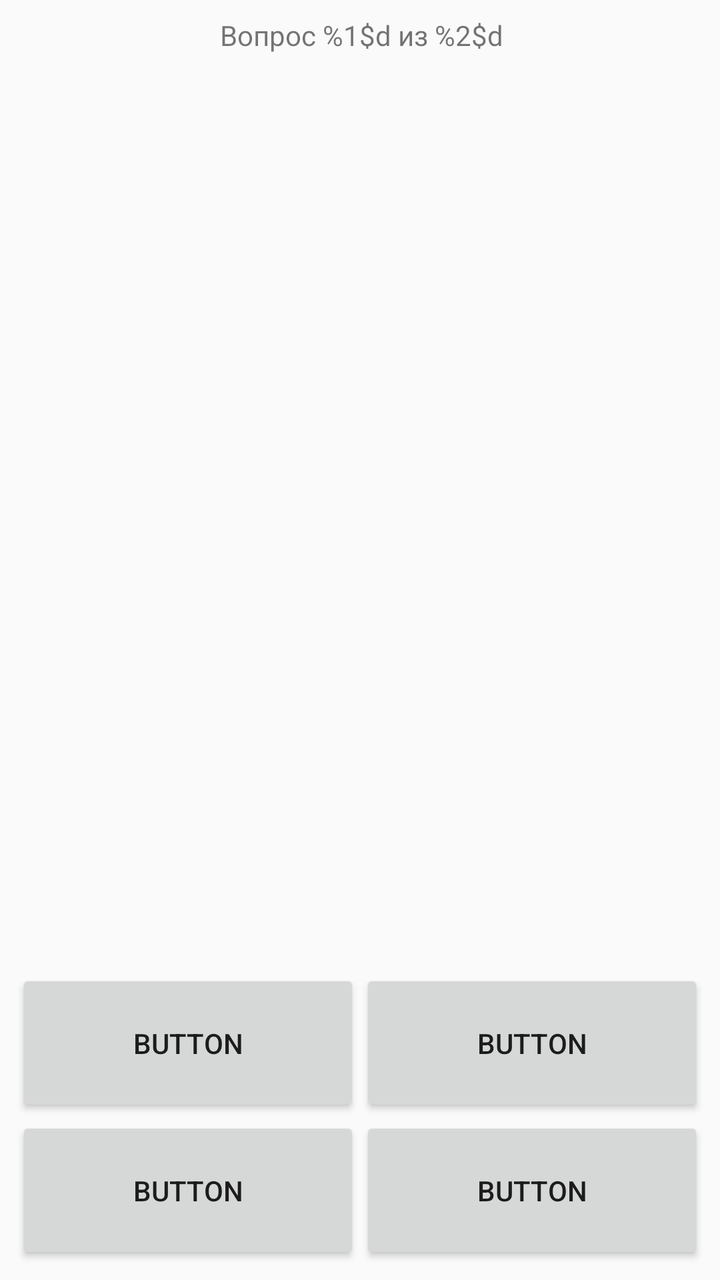
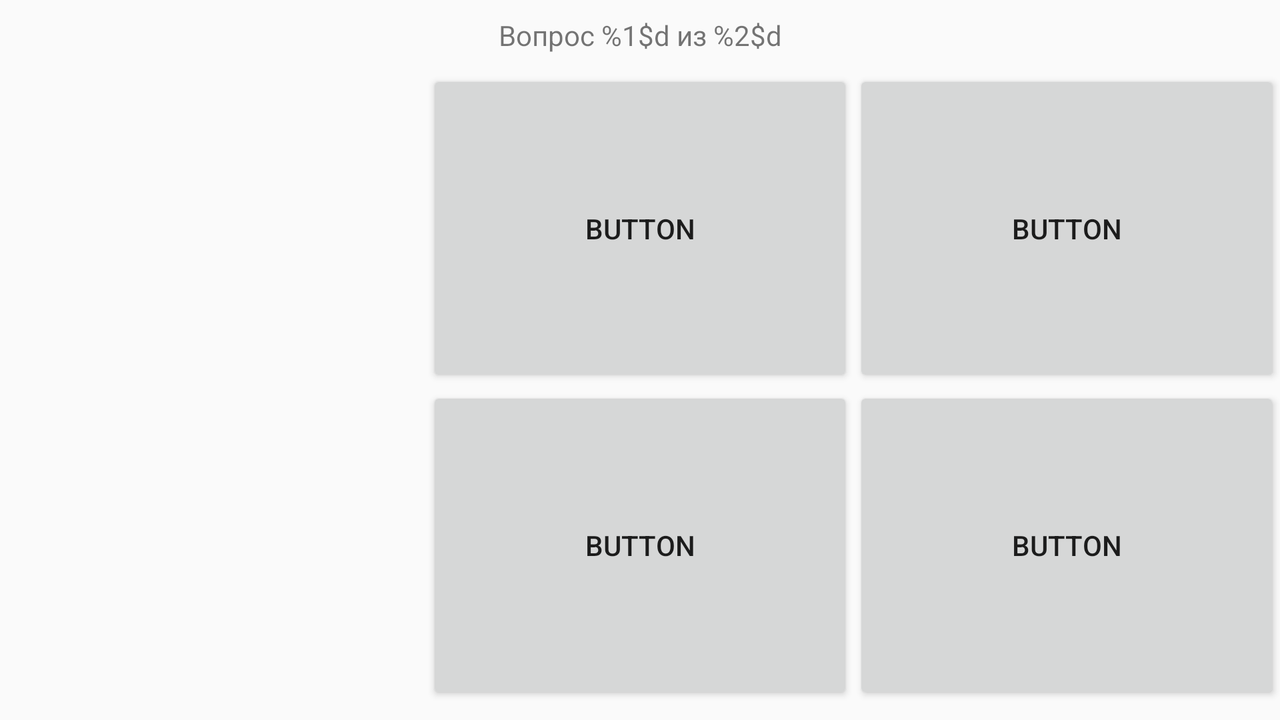

The same Android screen from two of the app's own layout files: first res/layout/ as a phone draws it, then the repository's variant for another configuration, drawn on a device whose configuration selects that folder. Both files follow.
<!-- AndroidManifest.xml: activity theme AppTheme.NoActionBar -->
<!-- res/layout/fragment_main.xml -->
<?xml version="1.0" encoding="utf-8"?>
<android.support.constraint.ConstraintLayout
    xmlns:android="http://schemas.android.com/apk/res/android"
    xmlns:app="http://schemas.android.com/apk/res-auto"
    xmlns:tools="http://schemas.android.com/tools"
    android:layout_width="match_parent"
    android:layout_height="match_parent"
    tools:context="com.example.vlad.quiz.MainActivityFragment">

    <TextView
        android:id="@+id/questionNumberTextView"
        android:layout_width="wrap_content"
        android:layout_height="wrap_content"
        android:layout_marginEnd="8dp"
        android:layout_marginLeft="8dp"
        android:layout_marginRight="8dp"
        android:layout_marginStart="8dp"
        android:text="@string/question"
        app:layout_constraintBottom_toTopOf="@+id/photoImageView"
        app:layout_constraintLeft_toLeftOf="parent"
        app:layout_constraintRight_toRightOf="parent"
        app:layout_constraintTop_toTopOf="parent"
        app:layout_constraintVertical_weight="1"
        android:layout_marginTop="8dp"
        app:layout_constraintHorizontal_bias="0.504"/>

    <ImageView
        android:id="@+id/photoImageView"
        android:layout_width="0dp"
        android:layout_height="0dp"
        android:layout_marginEnd="8dp"
        android:layout_marginLeft="8dp"
        android:layout_marginRight="8dp"
        android:layout_marginStart="8dp"
        android:layout_marginTop="8dp"
        app:layout_constraintBottom_toTopOf="@+id/linearLayout"
        app:layout_constraintHorizontal_bias="1.0"
        app:layout_constraintLeft_toLeftOf="parent"
        app:layout_constraintRight_toRightOf="parent"
        app:layout_constraintTop_toBottomOf="@+id/questionNumberTextView"
        app:layout_constraintVertical_weight="3"/>

    <LinearLayout
        android:id="@+id/linearLayout"
        android:layout_width="0dp"
        android:layout_height="0dp"
        android:layout_marginBottom="8dp"
        android:layout_marginEnd="8dp"
        android:layout_marginLeft="8dp"
        android:layout_marginRight="8dp"
        android:layout_marginStart="8dp"
        android:layout_marginTop="8dp"
        android:gravity="center"
        android:orientation="vertical"
        app:layout_constraintBottom_toBottomOf="parent"
        app:layout_constraintHorizontal_bias="0.0"
        app:layout_constraintLeft_toLeftOf="parent"
        app:layout_constraintRight_toRightOf="parent"
        app:layout_constraintTop_toBottomOf="@+id/photoImageView"
        app:layout_constraintVertical_weight="1">

        <LinearLayout
            android:id="@+id/answersRow2"
            android:layout_width="match_parent"
            android:layout_height="0dp"
            android:layout_weight="1"
            android:orientation="horizontal">

            <Button
                android:id="@+id/button3"
                android:layout_width="0dp"
                android:layout_height="match_parent"
                android:layout_weight="1"
                android:text="Button"/>

            <Button
                android:id="@+id/button4"
                android:layout_width="0dp"
                android:layout_height="match_parent"
                android:layout_weight="1"
                android:text="Button"/>
        </LinearLayout>

        <LinearLayout
            android:id="@+id/answersRow1"
            android:layout_width="match_parent"
            android:layout_height="0dp"
            android:layout_weight="1"
            android:orientation="horizontal">

            <Button
                android:id="@+id/button1"
                android:layout_width="0dp"
                android:layout_height="match_parent"
                android:layout_weight="1"
                android:text="Button"/>

            <Button
                android:id="@+id/button2"
                android:layout_width="0dp"
                android:layout_height="match_parent"
                android:layout_weight="1"
                android:text="Button"/>
        </LinearLayout>

    </LinearLayout>


</android.support.constraint.ConstraintLayout>
<!-- resources referenced by this layout -->
<resources>
  <string name="question">Вопрос %1$d из %2$d</string>
  <style name="AppTheme.NoActionBar">
          <item name="windowActionBar">false</item>
          <item name="windowNoTitle">true</item>
      </style>
</resources>
<!-- res/layout-land/fragment_main.xml (the repository's variant of the layout above) -->
<!-- drawn on the phone turned sideways -->
<?xml version="1.0" encoding="utf-8"?>
<android.support.constraint.ConstraintLayout
    xmlns:android="http://schemas.android.com/apk/res/android"
    xmlns:app="http://schemas.android.com/apk/res-auto"
    xmlns:tools="http://schemas.android.com/tools"
    android:layout_width="match_parent"
    android:layout_height="match_parent"
    tools:context="com.example.vlad.quiz.MainActivityFragment">

    <TextView
        android:id="@+id/questionNumberTextView"
        android:layout_width="wrap_content"
        android:layout_height="wrap_content"
        android:layout_marginEnd="8dp"
        android:layout_marginRight="8dp"
        android:layout_marginStart="8dp"
        android:text="@string/question"
        app:layout_constraintRight_toRightOf="parent"
        android:layout_marginLeft="8dp"
        app:layout_constraintLeft_toLeftOf="parent"
        app:layout_constraintTop_toTopOf="parent"
        android:layout_marginTop="8dp"/>

    <ImageView
        android:id="@+id/photoImageView"
        android:layout_width="0dp"
        android:layout_height="0dp"
        android:layout_marginBottom="8dp"
        app:layout_constraintBottom_toBottomOf="parent"
        app:layout_constraintHorizontal_weight="1"
        app:layout_constraintLeft_toLeftOf="parent"
        app:layout_constraintRight_toLeftOf="@+id/linearLayout"
        android:layout_marginTop="8dp"
        app:layout_constraintTop_toBottomOf="@+id/questionNumberTextView"/>

    <LinearLayout
        android:id="@+id/linearLayout"
        android:layout_width="0dp"
        android:layout_height="0dp"
        android:layout_marginBottom="8dp"
        android:gravity="center"
        android:orientation="vertical"
        app:layout_constraintBottom_toBottomOf="parent"
        app:layout_constraintHorizontal_weight="2"
        app:layout_constraintLeft_toRightOf="@+id/photoImageView"
        app:layout_constraintRight_toRightOf="parent"
        android:layout_marginTop="8dp"
        app:layout_constraintTop_toBottomOf="@+id/questionNumberTextView">

        <LinearLayout
            android:id="@+id/answersRow2"
            android:layout_width="match_parent"
            android:layout_height="0dp"
            android:layout_weight="1"
            android:orientation="horizontal">

            <Button
                android:id="@+id/button3"
                android:layout_width="0dp"
                android:layout_height="match_parent"
                android:layout_weight="1"
                android:text="Button"/>

            <Button
                android:id="@+id/button4"
                android:layout_width="0dp"
                android:layout_height="match_parent"
                android:layout_weight="1"
                android:text="Button"/>
        </LinearLayout>

        <LinearLayout
            android:id="@+id/answersRow1"
            android:layout_width="match_parent"
            android:layout_height="0dp"
            android:layout_weight="1"
            android:orientation="horizontal">

            <Button
                android:id="@+id/button1"
                android:layout_width="0dp"
                android:layout_height="match_parent"
                android:layout_weight="1"
                android:text="Button"/>

            <Button
                android:id="@+id/button2"
                android:layout_width="0dp"
                android:layout_height="match_parent"
                android:layout_weight="1"
                android:text="Button"/>
        </LinearLayout>

    </LinearLayout>

</android.support.constraint.ConstraintLayout>
